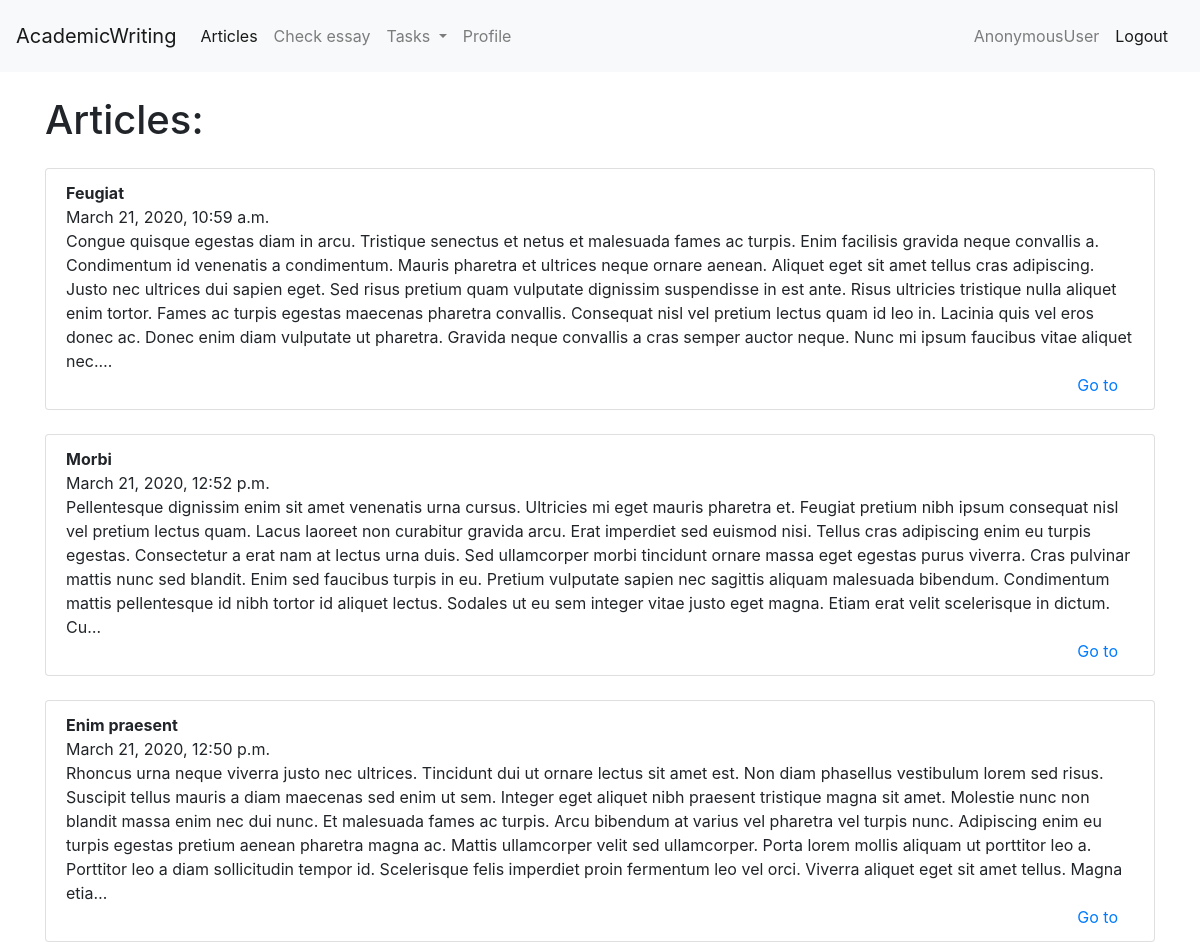
The page /articles on the database its author committed.
### AcademicWriting/models.py (models this page shows, shortened)
class Articles(models.Model):
    author = models.ForeignKey(User, on_delete=models.CASCADE, verbose_name='Author', blank=True, null=True)
    creation_date = models.DateTimeField(auto_now=True)
    name = models.CharField(max_length=200, verbose_name='Name')
    text = models.TextField(verbose_name='Text')
    class Meta:
        verbose_name = 'Article'
        verbose_name_plural = 'Articles'

### AcademicWriting/views.py (the view)
# urls.py: path('articles', views.ArticlesListView.as_view(), name='articles'),
class ArticlesListView(ListView):
    model = Articles
    template_name = 'articles.html'
    context_object_name = 'articles'

### AcademicWriting/templates/articles.html
{% extends 'base.html' %}
{% block content %}
    <div class="container mt-4">
        <h1>Articles:</h1>
        {% for article in articles %}
            <ul class="list-group mt-4">
                <li class="list-group-item">
                    <b>{{ article.name }}</b><br>
                    <span>{{ article.creation_date }}</span><br>
                    <span>{{ article.text|truncatechars:'700' }}</span><br>
                    <span class="float-right mr-3"><a href="articles/details/{{ article.id }}">Go to</a> </span>
                </li>
            </ul>
        {% endfor %}
    </div>
{%  endblock %}

### AcademicWriting/templates/base.html (shortened to what this page needs)
<!doctype html>
<html lang="en">
  <head>
    <link rel="stylesheet" href="https://stackpath.bootstrapcdn.com/bootstrap/4.4.1/css/bootstrap.min.css">
  </head>
  <body>
    <nav class="navbar navbar-expand-lg navbar-light bg-light">
      <a class="navbar-brand" href="/">AcademicWriting</a>
      <div class="collapse navbar-collapse" id="navbarSupportedContent">
        <ul class="navbar-nav mr-auto">
          {% url 'articles' as url_articles %}
          <li class="nav-item {% if url_articles == request.path %}active{% endif %}" >
            <a class="nav-link" href="{{ url_articles }}">Articles <span class="sr-only">(current)</span></a>
          </li>
          {% url 'check_essay' as url_check_essay %}
          <li class="nav-item {% if url_check_essay == request.path %}active{% endif %}" >
            <a class="nav-link" href="{{ url_check_essay }}">Check essay <span class="sr-only">(current)</span></a>
          </li>
          <li class="nav-item dropdown">
            <a class="nav-link dropdown-toggle" href="#" id="navbarDropdown" role="button" data-toggle="dropdown" aria-haspopup="true" aria-expanded="false">
              Tasks
            </a>
          </li>
          {% url 'profile_page' as url_profile_page %}
          <li class="nav-item {% if url_profile_page == request.path %}active{% endif %}" >
            <a class="nav-link" href="{{ url_profile_page }}">Profile<span class="sr-only">(current)</span></a>
          </li>
        </ul>
        <span class="navbar-text">
            {{ request.user }}
        </span>
        <span class="navbar-text">
            {% url 'logout' as url_logout %}
                    <a class="nav-link" href="{{ url_logout }}">Logout</a>
        </span>
      </div>
    </nav>
    {% block content %}{% endblock %}
  </body>
</html>

### rows shown on the page
Articles: name "Feugiat", creation_date "March 21, 2020, 10:59 a.m.", text "Congue quisque egestas diam in arcu. Tristique senectus et netus et malesuada fames ac turpis. Enim facilisis gravida neque convallis a. Condimentum id venenatis a condimentum. Mauris pharetra et ultrices neque ornare aenean. Aliquet eget sit amet tellus cras adipiscing. Justo nec ultrices dui sapien eget. Sed risus pretium quam vulputate dignissim suspendisse in est ante. Risus ultricies tristique nulla aliquet enim tortor. Fames ac turpis egestas maecenas pharetra convallis. Consequat nisl vel pretium lectus quam id leo in. Lacinia quis vel eros donec ac. Donec enim diam vulputate ut pharetra. Gravida neque convallis a cras semper auctor neque. Nunc mi ipsum faucibus vitae aliquet nec.…"
Articles: name "Morbi", creation_date "March 21, 2020, 12:52 p.m.", text "Pellentesque dignissim enim sit amet venenatis urna cursus. Ultricies mi eget mauris pharetra et. Feugiat pretium nibh ipsum consequat nisl vel pretium lectus quam. Lacus laoreet non curabitur gravida arcu. Erat imperdiet sed euismod nisi. Tellus cras adipiscing enim eu turpis egestas. Consectetur a erat nam at lectus urna duis. Sed ullamcorper morbi tincidunt ornare massa eget egestas purus viverra. Cras pulvinar mattis nunc sed blandit. Enim sed faucibus turpis in eu. Pretium vulputate sapien nec sagittis aliquam malesuada bibendum. Condimentum mattis pellentesque id nibh tortor id aliquet lectus. Sodales ut eu sem integer vitae justo eget magna. Etiam erat velit scelerisque in dictum. Cu…"
Articles: name "Enim praesent", creation_date "March 21, 2020, 12:50 p.m.", text "Rhoncus urna neque viverra justo nec ultrices. Tincidunt dui ut ornare lectus sit amet est. Non diam phasellus vestibulum lorem sed risus. Suscipit tellus mauris a diam maecenas sed enim ut sem. Integer eget aliquet nibh praesent tristique magna sit amet. Molestie nunc non blandit massa enim nec dui nunc. Et malesuada fames ac turpis. Arcu bibendum at varius vel pharetra vel turpis nunc. Adipiscing enim eu turpis egestas pretium aenean pharetra magna ac. Mattis ullamcorper velit sed ullamcorper. Porta lorem mollis aliquam ut porttitor leo a. Porttitor leo a diam sollicitudin tempor id. Scelerisque felis imperdiet proin fermentum leo vel orci. Viverra aliquet eget sit amet tellus. Magna etia…"

### other values the page prints
{{ request.user }} "AnonymousUser"
